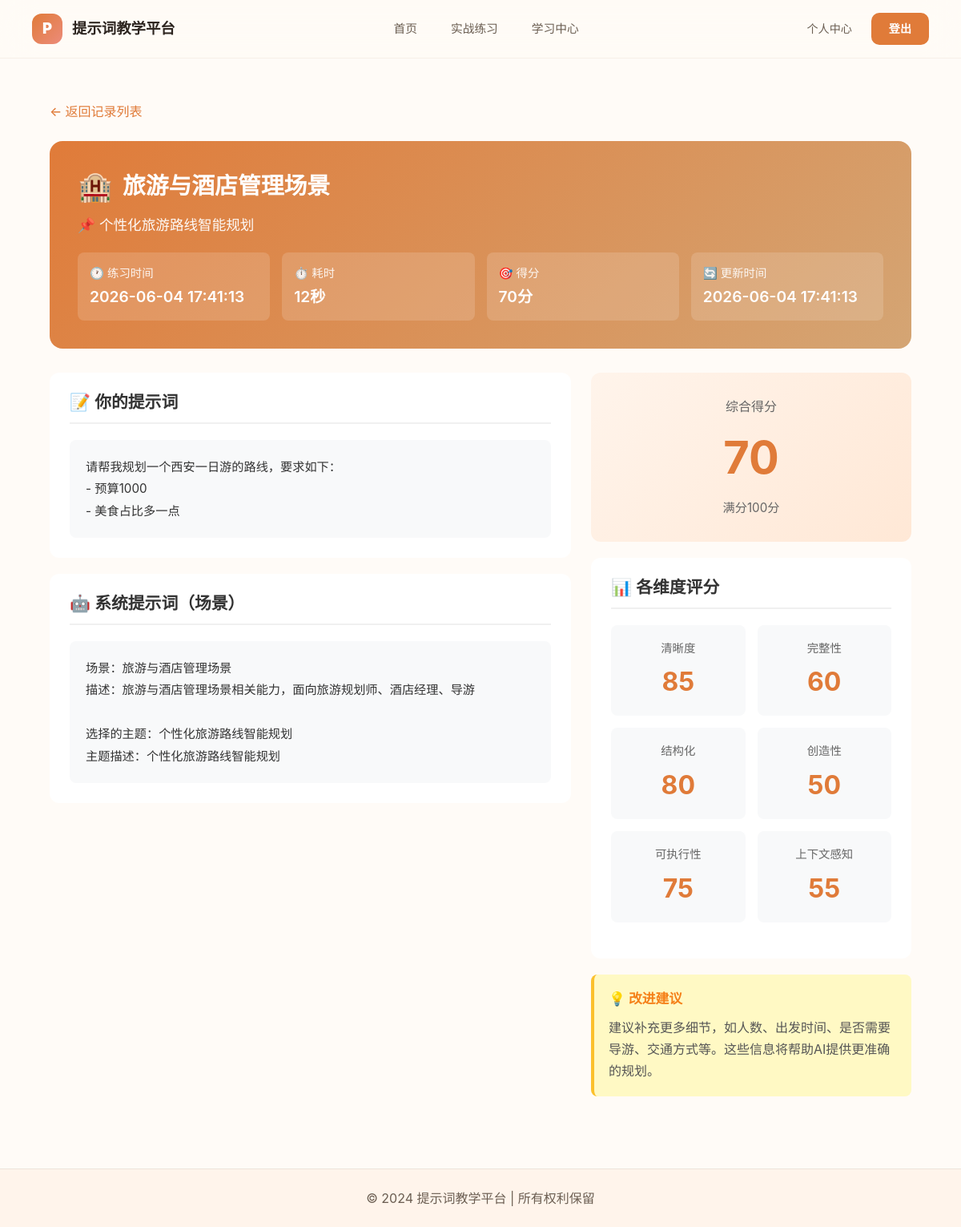
/practice/record/8/ (signed in), run on the app's committed database.
### practice/models.py (models this page shows, shortened)
class PracticeRecord(models.Model):
    SCORE_LEVEL_CHOICES = [
        ('excellent', '优秀 (90-100)'),
        ('good', '良好 (80-89)'),
        ('average', '中等 (70-79)'),
        ('needs_improvement', '待提高 (60-69)'),
        ('poor', '较差 (<60)')
    ]
    user = models.ForeignKey(
        settings.AUTH_USER_MODEL,
        on_delete=models.CASCADE,
        related_name='practice_records'
    )
    scenario = models.ForeignKey(
        PracticeScenario,
        on_delete=models.CASCADE,
        null=True,
        blank=True,
        verbose_name='练习场景'
    )
    topic = models.ForeignKey(
        PracticeTopic,
        on_delete=models.SET_NULL,
        null=True,
        blank=True,
        verbose_name='选择的主题'
    )
    user_prompt = models.TextField(verbose_name='用户提示词')
    system_prompt = models.TextField(verbose_name='系统提示词(场景)', default='')
    llm_response = models.TextField(verbose_name='大模型原始回复', blank=True)
    scores = models.JSONField(verbose_name='评分数据', default=dict)
    suggestions = models.TextField(verbose_name='修改建议', blank=True)
    overall_score = models.IntegerField(verbose_name='综合得分', default=0)
    score_level = models.CharField(
        max_length=20,
        choices=SCORE_LEVEL_CHOICES,
        default='average',
        verbose_name='成绩等级'
    )
    duration_seconds = models.IntegerField(default=0, verbose_name='练习时长(秒)')
    is_completed = models.BooleanField(default=False, verbose_name='是否完成')
    feedback = models.TextField(blank=True, verbose_name='学生反馈')
    created_at = models.DateTimeField(auto_now_add=True, verbose_name='创建时间')
    updated_at = models.DateTimeField(auto_now=True, verbose_name='更新时间')
    completed_at = models.DateTimeField(null=True, blank=True, verbose_name='完成时间')
    class Meta:
        ordering = ['-created_at']
        indexes = [
            models.Index(fields=['user', '-created_at']),
            models.Index(fields=['scenario', '-overall_score']),
            models.Index(fields=['score_level']),
        ]
        verbose_name = '练习记录'
        verbose_name_plural = '练习记录'
    @property
    def formatted_duration(self):
        if self.duration_seconds < 60:
            return f"{self.duration_seconds}秒"
        elif self.duration_seconds < 3600:
            minutes = self.duration_seconds // 60
            seconds = self.duration_seconds % 60
            return f"{minutes}分{seconds}秒" if seconds else f"{minutes}分钟"
        else:
            hours = self.duration_seconds // 3600
            minutes = (self.duration_seconds % 3600) // 60
            return f"{hours}小时{minutes}分钟" if minutes else f"{hours}小时"
    def get_topic_display(self):
        if self.topic:
            return self.topic.title
        return "未选择主题"

class PracticeScenario(models.Model):
    SCENARIO_CHOICES = [
        ('coding_quality', '编程与代码质量'),
        ('writing_creation', '提炼（提炼、文案、创作）'),
        ('data_analysis', '数据分析与数据可视化'),
        ('data_diagnosis', '数据分析与问题诊断'),
        ('education_growth', '教育与个人成长'),
        ('ai_training', 'AI训练与多模态'),
        ('product_strategy', '产品经理与战略'),
        ('marketing_service', '营销与客户服务'),
        ('spreadsheet_db', '电子表格和数据库'),
        ('legal_policy', '法律与政策制定'),
        ('business_decision', '商业战略与决策'),
        ('creative_writing', '创意写作与内容创作'),
    ]
    DIFFICULTY_CHOICES = [
        ('beginner', '初级'),
        ('intermediate', '中级'),
        ('advanced', '高级')
    ]
    STATUS_CHOICES = [
        ('draft', '草稿'),
        ('published', '已发布'),
        ('archived', '已下架')
    ]
    scenario_id = models.CharField(max_length=50, unique=True, verbose_name='场景ID')
    title = models.CharField(max_length=100, verbose_name='场景标题')
    description = models.TextField(verbose_name='场景描述')
    icon = models.CharField(max_length=50, default='🎯', verbose_name='图标')
    cover_image = models.URLField(blank=True, null=True, verbose_name='封面图片')
    difficulty = models.CharField(
        max_length=20,
        choices=DIFFICULTY_CHOICES,
        default='intermediate',
        verbose_name='难度'
    )
    status = models.CharField(
        max_length=20,
        choices=STATUS_CHOICES,
        default='draft',
        verbose_name='状态',
        db_index=True
    )
    order = models.IntegerField(default=0, verbose_name='排序权重')
    is_active = models.BooleanField(default=True, verbose_name='是否启用')
    author = models.ForeignKey(
        settings.AUTH_USER_MODEL,
        on_delete=models.SET_NULL,
        null=True,
        blank=True,
        related_name='created_scenarios',
        verbose_name='创建者'
    )
    view_count = models.PositiveIntegerField(default=0, verbose_name='查看次数')
    practice_count = models.PositiveIntegerField(default=0, verbose_name='练习次数')
    avg_score = models.FloatField(default=0, verbose_name='平均分')
    created_at = models.DateTimeField(auto_now_add=True, null=True, verbose_name='创建时间')
    updated_at = models.DateTimeField(auto_now=True, null=True, verbose_name='更新时间')
    published_at = models.DateTimeField(null=True, blank=True, verbose_name='发布时间')
    class Meta:
        ordering = ['-order', '-created_at']
        verbose_name = '练习场景'
        verbose_name_plural = '练习场景'

class PracticeTopic(models.Model):
    TOPIC_TYPE_CHOICES = [
        ('standard', '标准题'),
        ('challenge', '挑战题'),
        ('bonus', '加分题')
    ]
    scenario = models.ForeignKey(
        PracticeScenario,
        on_delete=models.CASCADE,
        related_name='topics',
        verbose_name='所属场景'
    )
    topic_number = models.IntegerField(verbose_name='主题编号')
    title = models.CharField(max_length=200, verbose_name='主题标题')
    description = models.TextField(verbose_name='主题描述')
    topic_type = models.CharField(
        max_length=20,
        choices=TOPIC_TYPE_CHOICES,
        default='standard',
        verbose_name='题目类型'
    )
    example_prompt = models.TextField(blank=True, verbose_name='示例提示词')
    evaluation_criteria = models.JSONField(default=dict, verbose_name='评估标准')
    max_score = models.IntegerField(default=100, verbose_name='满分')
    time_limit_minutes = models.IntegerField(default=30, verbose_name='时间限制(分钟)')
    order = models.IntegerField(default=0, verbose_name='排序')
    is_active = models.BooleanField(default=True, verbose_name='是否启用')
    created_at = models.DateTimeField(auto_now_add=True, verbose_name='创建时间')
    updated_at = models.DateTimeField(auto_now=True, verbose_name='更新时间')
    class Meta:
        ordering = ['order', 'topic_number']
        unique_together = ['scenario', 'topic_number']
        verbose_name = '练习主题'
        verbose_name_plural = '练习主题'

### practice/views.py (the view)
# urls.py: path('record/<int:record_id>/', views.practice_record_detail, name='detail'),
@login_required
def practice_record_detail(request, record_id):
    record = get_object_or_404(PracticeRecord, id=record_id, user=request.user)
    return render(request, 'practice_record_detail.html', {'record': record})

### core/templates/practice_record_detail.html (shortened to what this page needs)
{% extends 'base.html' %}
{% block content %}
<div class="detail-container">
    <a href="{% url 'practice:history' %}" class="back-link">
        ← 返回记录列表
    </a>
    <div class="detail-header">
        <h1>
            <span style="font-size: 2.2rem;">{{ record.scenario.icon|default:"📝" }}</span>
            {{ record.scenario.title|default:"练习详情" }}
        </h1>
        {% if record.topic %}
        <p style="font-size: 1.1rem; opacity: 0.95; margin-bottom: 10px;">
            📌 {{ record.get_topic_display }}
        </p>
        {% endif %}
        <div class="meta-info">
            <div class="meta-item">
                <div class="meta-label">🕐 练习时间</div>
                <div class="meta-value">{{ record.created_at|date:"Y-m-d H:i:s" }}</div>
            </div>
            <div class="meta-item">
                <div class="meta-label">⏱️ 耗时</div>
                <div class="meta-value">{{ record.formatted_duration }}</div>
            </div>
            <div class="meta-item">
                <div class="meta-label">🎯 得分</div>
                <div class="meta-value">{{ record.overall_score }}分</div>
            </div>
            <div class="meta-item">
                <div class="meta-label">🔄 更新时间</div>
                <div class="meta-value">{{ record.updated_at|date:"Y-m-d H:i:s" }}</div>
            </div>
        </div>
    </div>
    <div class="content-grid">
        <div>
            <div class="section-card">
                <h2 class="section-title">📝 你的提示词</h2>
                <div class="prompt-content">{{ record.user_prompt }}</div>
            </div>
            {% if record.system_prompt %}
            <div class="section-card">
                <h2 class="section-title">🤖 系统提示词（场景）</h2>
                <div class="prompt-content">{{ record.system_prompt }}</div>
            </div>
            {% endif %}
        </div>
        <div>
            <div class="overall-score-card">
                <div style="font-size: 1rem; color: #666; margin-bottom: 10px;">综合得分</div>
                <div class="overall-score-value">{{ record.overall_score }}</div>
                <div style="font-size: 0.95rem; color: #666;">满分100分</div>
            </div>
            <div class="section-card">
                <h2 class="section-title">📊 各维度评分</h2>
                <div class="scores-grid">
                    {% for dimension, score in record.scores.items %}
                    <div class="score-item">
                        <div class="score-label">
                            {% if dimension == 'clarity' %}清晰度
                            {% elif dimension == 'completeness' %}完整性
                            {% elif dimension == 'structure' %}结构化
                            {% elif dimension == 'creativity' %}创造性
                            {% elif dimension == 'actionability' %}可执行性
                            {% elif dimension == 'context_awareness' %}上下文感知
                            {% else %}{{ dimension|title }}
                            {% endif %}
                        </div>
                        <div class="score-value">{{ score }}</div>
                    </div>
                    {% endfor %}
                </div>
            </div>
            {% if record.suggestions %}
            <div class="suggestions-box">
                <strong style="color: #F57F17; font-size: 1.05rem; display: block; margin-bottom: 10px;">
                    💡 改进建议
                </strong>
                <p style="margin: 0; line-height: 1.7; color: #555;">{{ record.suggestions }}</p>
            </div>
            {% endif %}
        </div>
    </div>
</div>
{% endblock %}

### core/static/css/variables.css (style rules this page uses)
:root { --color-primary: #E07B39; --color-primary-light: #EB9A5C; --color-primary-dark: #C96A2D; --color-primary-gradient: linear-gradient(135deg, #E07B39 0%, #D4A574 100%); --color-success: #10B981; --color-success-light: #E8F5E9; --color-warning: #F59E0B; --color-warning-light: #FFF3E0; --color-danger: #EF4444; --color-danger-light: #FCE4EC; --color-info: #3B82F6; --color-text-primary: #1a1a1a; --color-text-secondary: #2c3e50; --color-text-tertiary: #495057; --color-text-muted: #6c757d; --color-text-placeholder: #999; --color-bg-white: #ffffff; --color-bg-light: #f8f9fa; --color-bg-soft: #fafbfc; --color-bg-muted: #e9ecef; --color-bg-alt: #f1f3f5; --color-border: #dee2e6; --color-border-light: #e9ecef; --color-border-focus: rgba(13, 110, 253, 0.25); --space-xs: 0.25rem; --space-sm: 0.5rem; --space-md: 1rem; --space-lg: 1.5rem; --space-xl: 2rem; --space-2xl: 2.5rem; --space-3xl: 3rem; --radius-sm: 6px; --radius-md: 8px; --radius-lg: 10px; --radius-xl: 12px; --radius-16: 16px; --radius-20: 20px; --radius-full: 50%; --font-family-base: -apple-system, BlinkMacSystemFont, 'Segoe UI', Roboto, 'Helvetica Neue', Arial, sans-serif; --font-family-mono: 'Consolas', 'Monaco', monospace; --font-size-xs: 0.75rem; --font-size-sm: 0.85rem; --font-size-base: 0.95rem; --font-size-md: 1rem; --font-size-lg: 1.05rem; --font-size-xl: 1.1rem; --font-size-2xl: 1.3rem; --font-size-3xl: 1.75rem; --font-size-4xl: 2.2rem; --font-weight-normal: 400; --font-weight-medium: 500; --font-weight-semibold: 600; --font-weight-bold: 700; --font-weight-extrabold: 800; --line-height-tight: 1.25; --line-height-normal: 1.5; --line-height-relaxed: 1.6; --line-height-loose: 1.85; --transition-fast: 0.2s ease; --transition-normal: 0.3s ease; --transition-slow: 0.35s cubic-bezier(0.4, 0, 0.2, 1); --z-dropdown: 100; --z-sticky: 200; --z-fixed: 300; --z-modal-backdrop: 400; --z-modal: 500; --z-popover: 600; --z-tooltip: 700; }

### core/static/css/style.css (style rules this page uses)
body { font-family: -apple-system, BlinkMacSystemFont, 'Segoe UI', Roboto, 'Helvetica Neue', Arial, sans-serif; background-color: #f8f9fa; }

### core/templates/practice_record_detail.html (style rules this page uses)
body { background:#FFFBF7 !important; }
.detail-container { max-width: 1200px; margin: 0 auto; padding: 30px 20px; }
.back-link { display: inline-flex; align-items: center; gap: 8px; color: #E07B39; text-decoration: none; font-weight: 500; margin-bottom: 25px; }
.detail-header { background: linear-gradient(135deg, #E07B39 0%, #D4A574 100%); border-radius: 16px; padding: 35px; color: white; margin-bottom: 30px; }
.detail-header h1 { font-size: 1.8rem; font-weight: 700; margin-bottom: 15px; display: flex; align-items: center; gap: 12px; }
.meta-info { display: grid; grid-template-columns: repeat(auto-fit, minmax(200px, 1fr)); gap: 15px; margin-top: 20px; }
.meta-item { background: rgba(255,255,255,0.15); padding: 15px; border-radius: 8px; }
.meta-label { font-size: 0.9rem; opacity: 0.9; margin-bottom: 5px; }
.meta-value { font-size: 1.2rem; font-weight: 600; }
.content-grid { display: grid; grid-template-columns: 1fr 400px; gap: 25px; }
.section-card { background: white; border-radius: 12px; padding: 25px; margin-bottom: 20px; }
.section-title { font-size: 1.3rem; font-weight: 600; color: #333; margin-bottom: 20px; display: flex; align-items: center; gap: 10px; padding-bottom: 12px; border-bottom: 2px solid #f0f0f0; }
.prompt-content { background: #f8f9fa; padding: 20px; border-radius: 8px; line-height: 1.8; color: #333; font-size: 0.95rem; white-space: pre-wrap; word-wrap: break-word; }
.scores-grid { display: grid; grid-template-columns: repeat(2, 1fr); gap: 15px; margin-bottom: 20px; }
.score-item { background: #f8f9fa; padding: 18px; border-radius: 8px; text-align: center; }
.score-label { font-size: 0.9rem; color: #666; margin-bottom: 8px; }
.score-value { font-size: 2rem; font-weight: 700; color: #E07B39; }
.overall-score-card { background: linear-gradient(135deg, #FFF4EB, #FFE8D6); border-radius: 12px; padding: 30px; text-align: center; margin-bottom: 20px; }
.overall-score-value { font-size: 3.5rem; font-weight: 700; color: #E07B39; margin-bottom: 10px; }
.suggestions-box { background: #FFF9C4; border-left: 4px solid #FBC02D; padding: 18px; border-radius: 8px; margin-top: 15px; }

### data on the page
PracticeRecord: scenario.icon "🏨", scenario "旅游与酒店管理场景", topic "个性化旅游路线智能规划", created_at "2026-06-04 17:41:13", formatted_duration "12秒", overall_score "70", updated_at "2026-06-04 17:41:13", user_prompt "请帮我规划一个西安一日游的路线，要求如下： - 预算1000 - 美食占比多一点", system_prompt "场景：旅游与酒店管理场景 描述：旅游与酒店管理场景相关能力，面向旅游规划师、酒店经理、导游 选择的主题：个性化旅游路线智能规划 主题描述：个性化旅游路线智能规划", suggestions "建议补充更多细节，如人数、出发时间、是否需要导游、交通方式等。这些信息将帮助AI提供更准确的规划。"

### other printed values
{{ score }} "85" "60" "80" "50" "75" "55"
